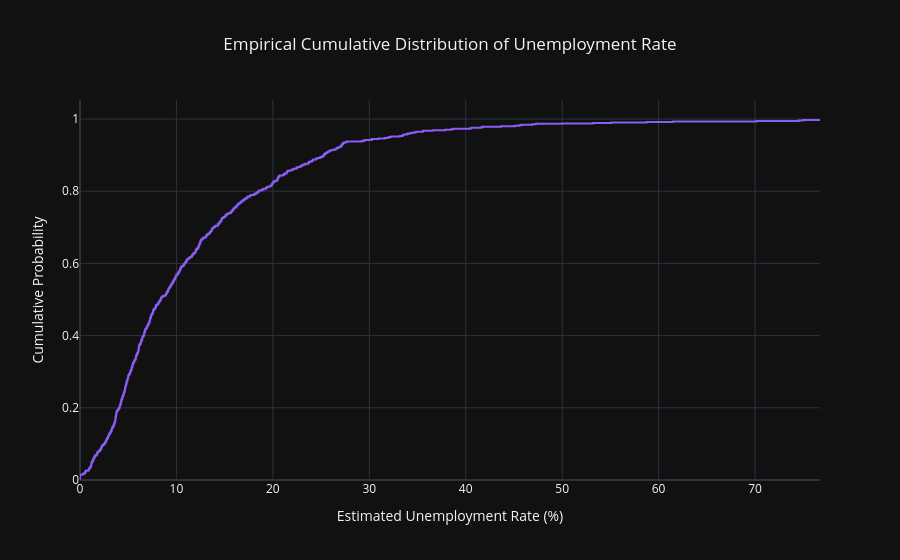

The notebook cell saved with this chart:
### Code cell
# ============================================================
# 📈 7.1.6 Empirical Cumulative Distribution Function (ECDF)
# ============================================================

fig = px.ecdf(

    unemployment_df,

    x="Estimated Unemployment Rate (%)",

    color_discrete_sequence=["#8B5CF6"],

    title="Empirical Cumulative Distribution of Unemployment Rate",

    template="plotly_dark"

)

fig.update_layout(

    title_x=0.5,

    xaxis_title="Estimated Unemployment Rate (%)",

    yaxis_title="Cumulative Probability"

)

fig.show()

# Streamlit
# st.plotly_chart(fig, use_container_width=True)

### Figure 1 — Plotly figure (JSON) as saved in the notebook; plotly's stock layout.template omitted (floating-point values rounded to 4 significant figures; data arrays with more than 128 entries replaced by an {"elided": "..."} marker saying what was removed)
{"data": [{"hovertemplate": "Estimated Unemployment Rate (%)=%{x}<br>probability=%{y}<extra></extra>", "legendgroup": "", "line": {"dash": "solid", "shape": "hv"}, "marker": {"color": "#8B5CF6", "symbol": "circle"}, "mode": "lines", "name": "", "orientation": "v", "showlegend": false, "type": "scatter", "x": {"elided": "741 float values"}, "xaxis": "x", "y": {"elided": "741 float values"}, "yaxis": "y"}], "layout": {"legend": {"tracegroupgap": 0}, "title": {"text": "Empirical Cumulative Distribution of Unemployment Rate", "x": 0.5}, "xaxis": {"anchor": "y", "domain": [0, 1], "title": {"text": "Estimated Unemployment Rate (%)"}}, "yaxis": {"anchor": "x", "domain": [0, 1], "rangemode": "tozero", "title": {"text": "Cumulative Probability"}}}}
